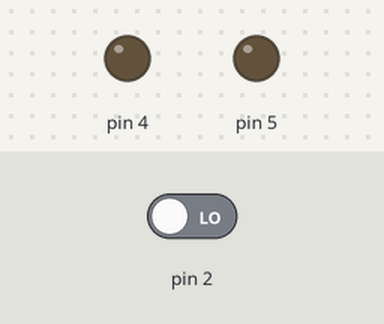
Bench run of a sketch on a simulated Arduino Uno, built with avr-gcc and run on an emulated ATmega328P. On the bench: output pins drawn as LEDs (lit = HIGH). The test bench sets the inputs (shaded band); at power-on: pin 2 LOW.

Above: at 1.2 s.
1.3 s: pin 2 driven HIGH
At 2.1 s:
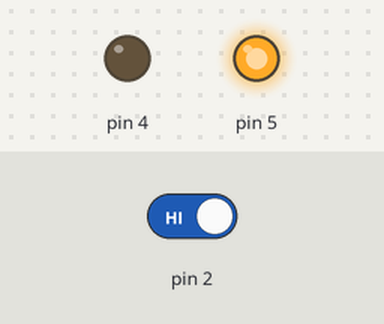
At 3.1 s:
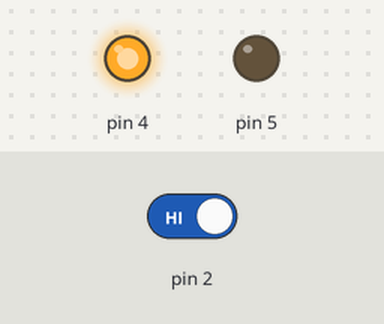
4.3 s: pin 2 driven LOW
At 5.1 s:
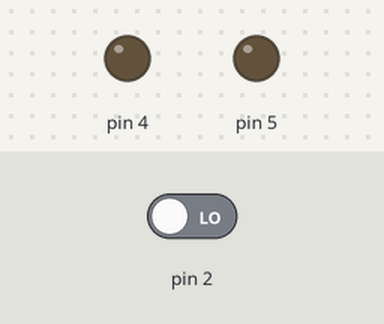
Timing chart, 0 to 7.3 s (numbered marks = the images above; inputs shaded):
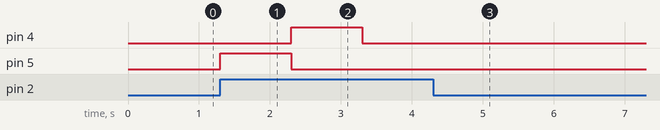

Measured:
- after the input at 1.3 s, pin 4: LOW → HIGH after 1.0 s, → LOW 1.0 s later; pin 5: LOW → HIGH at once, → LOW 1.0 s later
- after the input at 4.3 s, pin 4, pin 5: stops changing and stays LOW

The sketch:

pomodoro.ino
```cpp
/*
  Simple Pomodoro clock controller
*/
#include <arduino-timer.h>
#include "song.h"

int switchState = 0;
bool alarmOn = false;

// off, work, break
String stage = "off";

auto timer = timer_create_default();

const int WORK_DURATION_MINUTES  = 45;
const int BREAK_DURATION_MINUTES = 10;

void ringAlarm() {
  playSong();
}

void handleSwitch() {
  // Handle switch based on timer stage
  if (stage == "off") {
    startWorkTimer();
  } else if (stage == "work") {
    startBreakTimer();
  } else {
    stopTimer();
  }

  // Disable alarm if switch is pressed while alarm is on
  if (alarmOn) {
    alarmOn = false;
  }

  delay(1000);
}

void setLEDs(bool red, bool green) {
  writeLED(4, red);
  writeLED(5, green);
}

void writeLED(int pin, bool on) {
  if (on) {
    digitalWrite(pin, HIGH);
  } else {
    digitalWrite(pin, LOW);
  }
}

void stopTimer() {
  if (timer.size() > 0) {
    timer.cancel();
  }
  setLEDs(false, false);
  stage = "off";
}

void startWorkTimer() {
  startTimer(WORK_DURATION_MINUTES);
  setLEDs(false, true);
  stage = "work";
}

void startBreakTimer() {
  startTimer(BREAK_DURATION_MINUTES);
  setLEDs(true, false);
  stage = "break";
}

void triggerAlarm() {
  resetSong();
  alarmOn = true;
  return false; // stop Timer task
}

void startTimer(int minutes) {
  timer.in(minutes * 60 * 1000UL, triggerAlarm);
}

void setup() {
  // Switch
  pinMode(2, INPUT);

  // Red LED
  pinMode(4, OUTPUT);
  // Green LED
  pinMode(5, OUTPUT);
}

void loop() {
  timer.tick();

  if (alarmOn) {
    ringAlarm();
  }

  // switch is pressed
  switchState = digitalRead(2);
  if (switchState == HIGH) {
    handleSwitch();
  }
}
```

pitches.h
```cpp
#define NOTE_B0  31
#define NOTE_C1  33
#define NOTE_CS1 35
#define NOTE_D1  37
#define NOTE_DS1 39
#define NOTE_E1  41
#define NOTE_F1  44
#define NOTE_FS1 46
#define NOTE_G1  49
#define NOTE_GS1 52
#define NOTE_A1  55
#define NOTE_AS1 58
#define NOTE_B1  62
#define NOTE_C2  65
#define NOTE_CS2 69
#define NOTE_D2  73
#define NOTE_DS2 78
#define NOTE_E2  82
#define NOTE_F2  87
#define NOTE_FS2 93
#define NOTE_G2  98
#define NOTE_GS2 104
#define NOTE_A2  110
#define NOTE_AS2 117
#define NOTE_B2  123
#define NOTE_C3  131
#define NOTE_CS3 139
#define NOTE_D3  147
#define NOTE_DS3 156
#define NOTE_E3  165
#define NOTE_F3  175
#define NOTE_FS3 185
#define NOTE_G3  196
#define NOTE_GS3 208
#define NOTE_A3  220
#define NOTE_AS3 233
#define NOTE_B3  247
#define NOTE_C4  262
#define NOTE_CS4 277
#define NOTE_D4  294
#define NOTE_DS4 311
#define NOTE_E4  330
#define NOTE_F4  349
#define NOTE_FS4 370
#define NOTE_G4  392
#define NOTE_GS4 415
#define NOTE_A4  440
#define NOTE_AS4 466
#define NOTE_B4  494
#define NOTE_C5  523
#define NOTE_CS5 554
#define NOTE_D5  587
#define NOTE_DS5 622
#define NOTE_E5  659
#define NOTE_F5  698
#define NOTE_FS5 740
#define NOTE_G5  784
#define NOTE_GS5 831
#define NOTE_A5  880
#define NOTE_AS5 932
#define NOTE_B5  988
#define NOTE_C6  1047
#define NOTE_CS6 1109
#define NOTE_D6  1175
#define NOTE_DS6 1245
#define NOTE_E6  1319
#define NOTE_F6  1397
#define NOTE_FS6 1480
#define NOTE_G6  1568
#define NOTE_GS6 1661
#define NOTE_A6  1760
#define NOTE_AS6 1865
#define NOTE_B6  1976
#define NOTE_C7  2093
#define NOTE_CS7 2217
#define NOTE_D7  2349
#define NOTE_DS7 2489
#define NOTE_E7  2637
#define NOTE_F7  2794
#define NOTE_FS7 2960
#define NOTE_G7  3136
#define NOTE_GS7 3322
#define NOTE_A7  3520
#define NOTE_AS7 3729
#define NOTE_B7  3951
#define NOTE_C8  4186
#define NOTE_CS8 4435
#define NOTE_D8  4699
#define NOTE_DS8 4978
```

song.h
```cpp
// Pitches and Anthem from: https://github.com/Aorda/USSR-Anthem-with-Arduino-Piezo-Buzzer/blob/master/sovietanthem.ino
// Modified to be interruptable, so it can be used as an alarm

#include "pitches.h"

int melody[] = {
  NOTE_G4, NOTE_C5, NOTE_G4, NOTE_A4, NOTE_B4, NOTE_E4, NOTE_E4,
  NOTE_A4, NOTE_G4, NOTE_F4, NOTE_G4, NOTE_C4, NOTE_C4,
  NOTE_D4, NOTE_D4, NOTE_E4, NOTE_F4, NOTE_F4, NOTE_G4, NOTE_A4, NOTE_B4, NOTE_C5, NOTE_D5,
  NOTE_E5, NOTE_D5, NOTE_C5, NOTE_D5, NOTE_B4, NOTE_G4,
  NOTE_C5, NOTE_B4, NOTE_A4, NOTE_B4, NOTE_E4, NOTE_E4,
  NOTE_A4, NOTE_G4, NOTE_F4, NOTE_G4, NOTE_C4, NOTE_C4,
  NOTE_C5, NOTE_B4, NOTE_A4, NOTE_G4, NOTE_B4, NOTE_C5, NOTE_D5,
  NOTE_E5, NOTE_D5, NOTE_C5, NOTE_B4, NOTE_C5, NOTE_D5, NOTE_G4, NOTE_G4, NOTE_B4, NOTE_C5, NOTE_D5,
  NOTE_C5, NOTE_B4, NOTE_A4, NOTE_G4, NOTE_A4, NOTE_B4, NOTE_E4, NOTE_E4, NOTE_G4, NOTE_A4, NOTE_B4,
  NOTE_C5, NOTE_A4, NOTE_B4, NOTE_C5, NOTE_A4, NOTE_B4, NOTE_C5, NOTE_A4, NOTE_C5, NOTE_F5,
  NOTE_F5, NOTE_E5, NOTE_D5, NOTE_C5, NOTE_D5, NOTE_E5, NOTE_C5, NOTE_C5,
  NOTE_D5, NOTE_C5, NOTE_B4, NOTE_A4, NOTE_B4, NOTE_C5, NOTE_A4, NOTE_A4,
  NOTE_C5, NOTE_B4, NOTE_A4, NOTE_G4, NOTE_C4, NOTE_G4, NOTE_A4, NOTE_B4, NOTE_C5
};

int noteDurations[] = {
  8, 4, 6, 16, 4, 8, 8,
  4, 6, 16, 4, 8, 8,
  4, 8, 8, 4, 8, 8, 4, 8, 8, 2,
  4, 6, 16, 4, 8, 8,
  4, 6, 16, 4, 8, 8,
  4, 6, 16, 4, 6, 16,
  4, 6, 16, 8, 8, 8, 8,
  2, 8, 8, 8, 8, 3, 8, 8, 8, 8, 8,
  2, 8, 8, 8, 8, 3, 8, 8, 8, 8, 8,
  4, 6, 16, 4, 6, 16, 4, 8, 8, 2,
  2, 8, 8, 8, 8, 3, 8, 2,
  2, 8, 8, 8, 8, 3, 8, 2,
  4, 6, 16, 4, 4, 2, 4, 4, 1
};

const int BUZZER_PIN = 8;

int progress = 0;

void resetSong() {
  progress = 0;
}

void playSong() {
  int thisNote = progress % (sizeof(melody) / 2);

  int noteDuration = 2000 / noteDurations[thisNote];
  tone(BUZZER_PIN, melody[thisNote], noteDuration);
  int pauseBetweenNotes = noteDuration * 1.30;
  delay(pauseBetweenNotes);
  noTone(BUZZER_PIN);

  progress++;
}
```
